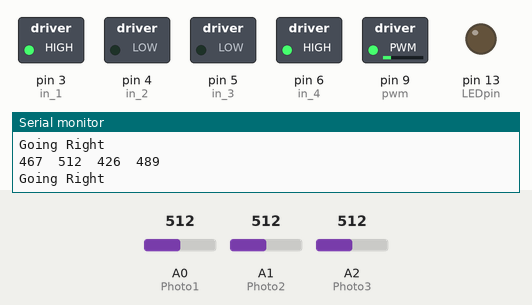
Recording of a sketch running on a simulated Arduino Uno, built with avr-gcc and run on an emulated ATmega328P. Shown: switched loads named in the sketch (green lamp = pin HIGH), output pins drawn as LEDs (lit = HIGH), the last lines printed to the serial monitor. Inputs (shaded band) come from the test bench; at power-on: A0 (Photo1) = 512, A2 (Photo3) = 512, A1 (Photo2) = 512.

Above: at 1.2 s.
1.3 s: A0 (Photo1) set to 640
4.3 s: A0 (Photo1) set to 670
At 4.8 s:
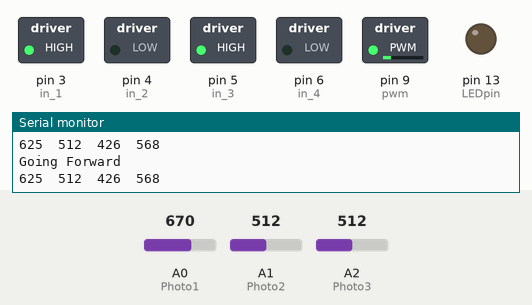
5.8 s: A0 (Photo1) set to 306
At 6.5 s:
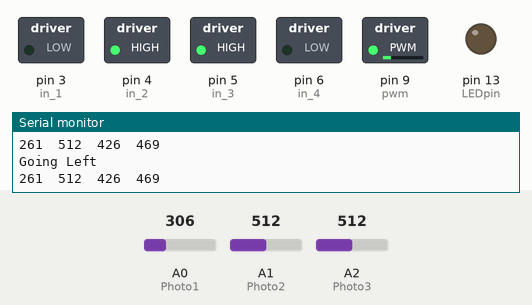
7.3 s: A2 (Photo3) set to 182
10.3 s: A2 (Photo3) set to 157
11.8 s: A1 (Photo2) set to 167
14.8 s: A1 (Photo2) set to 149
At 15.4 s:
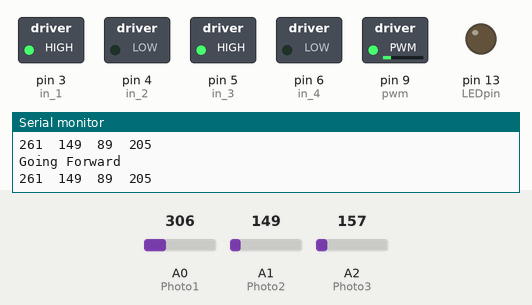
Timing chart, 0 to 17.8 s (numbered marks = the images above; inputs shaded):
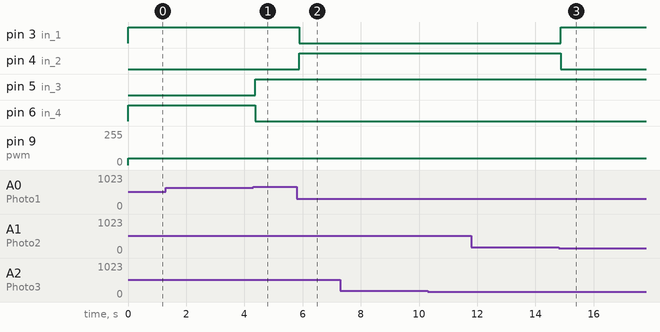

Measured:
- the behaviour switches between 658 and 659 on A0 (Photo1) (found by bisection; images 0 and 1)
- the behaviour switches between 160 and 159 on A1 (Photo2) (found by bisection; images 2 and 3)
- after the input at 4.3 s, pin 5 (in_3): LOW → HIGH after 0.07 s; pin 6 (in_4): HIGH → LOW after 0.07 s
- after the input at 5.8 s, pin 3 (in_1): HIGH → LOW after 0.08 s; pin 4 (in_2): LOW → HIGH after 0.08 s
- after the input at 14.8 s, pin 3 (in_1): LOW → HIGH after 0.07 s; pin 4 (in_2): HIGH → LOW after 0.07 s

The sketch:

RobotCar.ino
```cpp
const int pwm = 9 ;  //initializing pin 2 as pwm
const int in_1 = 3 ; //motor 1 pin
const int in_2 = 4 ; //motor 1 pin
const int in_3 = 5 ; //motor 2 pin
const int in_4 = 6 ; //motor 2 pin

int LEDpin = 13;
int Photo1 = A0; //Input pins for the photoresistors
int Photo2 = A1;
int Photo3 = A2;
//int Dist = A3;
int sensorValueL = 0; //Variables for the photoresistor values
int sensorValueC = 0;
int sensorValueR = 0;
//int distanceValue = 0; //Distance sensor variablle value
int blackThresh = 50;  //Threshold for photoresistors
//int distThresh = 1.2; //Threshold for distance sensor
int lastMove = 2; //1-Left 2-Forward 3-Right 4-Break


//For providing logic to L298 IC to choose the direction of the DC motor

void setup()
{
  Serial.begin(9600);     //Starts reading data from photoresistors
  pinMode(pwm,OUTPUT) ;  //we have to set PWM pin as output
  pinMode(in_1,OUTPUT) ;  //Logic pins are also set as output
  pinMode(in_2,OUTPUT) ;
  pinMode(in_3,OUTPUT) ;
  pinMode(in_4,OUTPUT) ;
  pinMode(LEDpin,OUTPUT) ;
}

void loop()
{
  sensorValueL = analogRead(Photo1) - 45; // read the values from the photoresistors
  sensorValueC = analogRead(Photo2);
  sensorValueR = .95 * analogRead(Photo3) - 60; // read the value from the sensor
//  sensorValueL = analogRead(Photo1) * 2; // read the values from the photoresistors
//  sensorValueC = analogRead(Photo2) * 2 + 40;
//  sensorValueR = analogRead(Photo3) * 2; // read the value from the sensor
  //distanceValue = analogRead(Dist);
  int sum = sensorValueL + sensorValueC + sensorValueR;
  int smallest = min(sensorValueL, sensorValueC);
  smallest = min(smallest, sensorValueR);
  sum = sum - smallest;
  int averageWhite = sum / 2;
  Serial.print(sensorValueL);
  Serial.print("\t");
  Serial.print(sensorValueC);
  Serial.print("\t");
  Serial.print(sensorValueR);
  Serial.print("\t");
  Serial.print(averageWhite);
  Serial.println();
  //Serial.println(analogRead(Dist));

   if(averageWhite - sensorValueC > blackThresh)
  {
    if (lastMove != 2)
    {
      Serial.println("Found Line, going forward");
    } else {
      Serial.println("Going Forward");
    }
    forward();
    lastMove = 2;
  } else if((averageWhite - sensorValueR > blackThresh && lastMove == 2 || lastMove == 3))
  {
    if (lastMove != 3)
    {
      Serial.println("Turning Left until line found");
    } else {
      Serial.println("Going Right");
    }
    turnRight();
    lastMove = 3;
  } else if((averageWhite - sensorValueL > blackThresh && lastMove == 2 || lastMove == 1))
  {
    if (lastMove != 1)
    {
      Serial.println("Turning Left until line found");
    } else {
      Serial.println("Going Left");
    }
    turnLeft();
    lastMove = 1;
  } else {
    if (lastMove == 1) {
      turnLeft();
    } else if (lastMove == 2) {
      forward();
    } else {
      turnRight();
    }
  }
//  if(distanceValue < distThresh || lastMove == 4)
//  {
//    brake();
//    lastMove = 4;
//  }
 }
/*setting pwm of the motor to 255
we can change the speed of rotaion
by chaning pwm input but we are only
using arduino so we are using higest
value to driver the motor  */

void forward(){
  //For Clock wise motion , in_1 = High , in_2 = Low
  digitalWrite(in_1,HIGH) ;
  digitalWrite(in_2,LOW) ;
  digitalWrite(in_3,HIGH) ;
  digitalWrite(in_4,LOW) ;
  analogWrite(pwm,50) ;
}

void backward(){
  //For Clock wise motion , in_1 = High , in_2 = Low
  digitalWrite(in_1,LOW) ;
  digitalWrite(in_2,HIGH) ;
  digitalWrite(in_3,LOW) ;
  digitalWrite(in_4,HIGH) ;
  analogWrite(pwm,125) ;
}

void turnLeft(){
  digitalWrite(in_1,LOW) ;
  digitalWrite(in_2,HIGH) ;
  digitalWrite(in_3,HIGH) ;
  digitalWrite(in_4,LOW) ;
  analogWrite(pwm,50) ;
}

void turnRight(){
  digitalWrite(in_1,HIGH) ;
  digitalWrite(in_2,LOW) ;
  digitalWrite(in_3,LOW) ;
  digitalWrite(in_4,HIGH) ;
  analogWrite(pwm,50) ;
}

void brake(){
  digitalWrite(in_1,HIGH) ;
  digitalWrite(in_2,HIGH) ;
  digitalWrite(in_3,HIGH) ;
  digitalWrite(in_4,HIGH) ;
}
```
